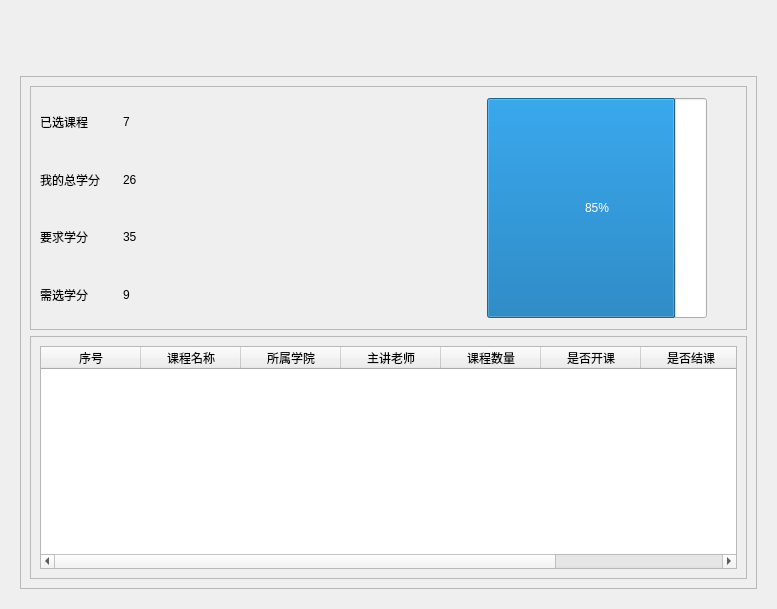
<?xml version="1.0" encoding="UTF-8"?>
<ui version="4.0">
 <class>courseSelectInterface</class>
 <widget class="QWidget" name="courseSelectInterface">
  <property name="geometry">
   <rect>
    <x>0</x>
    <y>0</y>
    <width>777</width>
    <height>609</height>
   </rect>
  </property>
  <property name="windowTitle">
   <string>Form</string>
  </property>
  <layout class="QVBoxLayout" name="verticalLayout">
   <item>
    <widget class="SegmentedWidget" name="SegmentedWidget" native="true">
     <property name="sizePolicy">
      <sizepolicy hsizetype="Expanding" vsizetype="Maximum">
       <horstretch>0</horstretch>
       <verstretch>0</verstretch>
      </sizepolicy>
     </property>
     <property name="minimumSize">
      <size>
       <width>0</width>
       <height>50</height>
      </size>
     </property>
     <property name="maximumSize">
      <size>
       <width>16777215</width>
       <height>200</height>
      </size>
     </property>
    </widget>
   </item>
   <item>
    <widget class="QStackedWidget" name="stackedWidget">
     <property name="currentIndex">
      <number>0</number>
     </property>
     <widget class="QWidget" name="page">
      <layout class="QVBoxLayout" name="verticalLayout_2">
       <item>
        <widget class="ScrollArea" name="scrollArea">
         <property name="widgetResizable">
          <bool>true</bool>
         </property>
         <widget class="QWidget" name="scrollAreaWidgetContents">
          <property name="geometry">
           <rect>
            <x>0</x>
            <y>0</y>
            <width>739</width>
            <height>515</height>
           </rect>
          </property>
          <layout class="QVBoxLayout" name="verticalLayout_4">
           <item>
            <widget class="CardWidget" name="myInfoCardWidget">
             <property name="sizePolicy">
              <sizepolicy hsizetype="Expanding" vsizetype="Expanding">
               <horstretch>0</horstretch>
               <verstretch>0</verstretch>
              </sizepolicy>
             </property>
             <property name="minimumSize">
              <size>
               <width>200</width>
               <height>50</height>
              </size>
             </property>
             <property name="maximumSize">
              <size>
               <width>16777215</width>
               <height>16777215</height>
              </size>
             </property>
             <property name="frameShape">
              <enum>QFrame::StyledPanel</enum>
             </property>
             <property name="frameShadow">
              <enum>QFrame::Raised</enum>
             </property>
             <layout class="QHBoxLayout" name="horizontalLayout_2" stretch="1,1">
              <item>
               <layout class="QVBoxLayout" name="verticalLayout_6">
                <item>
                 <layout class="QHBoxLayout" name="horizontalLayout_5" stretch="2,8">
                  <item>
                   <widget class="StrongBodyLabel" name="label_9">
                    <property name="sizePolicy">
                     <sizepolicy hsizetype="Minimum" vsizetype="Minimum">
                      <horstretch>0</horstretch>
                      <verstretch>0</verstretch>
                     </sizepolicy>
                    </property>
                    <property name="minimumSize">
                     <size>
                      <width>20</width>
                      <height>20</height>
                     </size>
                    </property>
                    <property name="maximumSize">
                     <size>
                      <width>500</width>
                      <height>50</height>
                     </size>
                    </property>
                    <property name="text">
                     <string>已选课程</string>
                    </property>
                   </widget>
                  </item>
                  <item>
                   <widget class="BodyLabel" name="label">
                    <property name="text">
                     <string>7</string>
                    </property>
                   </widget>
                  </item>
                 </layout>
                </item>
                <item>
                 <layout class="QHBoxLayout" name="horizontalLayout_4" stretch="2,8">
                  <item>
                   <widget class="StrongBodyLabel" name="label_2">
                    <property name="text">
                     <string>我的总学分</string>
                    </property>
                   </widget>
                  </item>
                  <item>
                   <widget class="BodyLabel" name="label_4">
                    <property name="text">
                     <string>26</string>
                    </property>
                   </widget>
                  </item>
                 </layout>
                </item>
                <item>
                 <layout class="QHBoxLayout" name="horizontalLayout_3" stretch="2,8">
                  <item>
                   <widget class="StrongBodyLabel" name="label_5">
                    <property name="text">
                     <string>要求学分</string>
                    </property>
                   </widget>
                  </item>
                  <item>
                   <widget class="BodyLabel" name="label_6">
                    <property name="text">
                     <string>35</string>
                    </property>
                   </widget>
                  </item>
                 </layout>
                </item>
                <item>
                 <layout class="QHBoxLayout" name="horizontalLayout" stretch="2,8">
                  <item>
                   <widget class="StrongBodyLabel" name="label_7">
                    <property name="text">
                     <string>需选学分</string>
                    </property>
                   </widget>
                  </item>
                  <item>
                   <widget class="BodyLabel" name="label_8">
                    <property name="text">
                     <string>9</string>
                    </property>
                   </widget>
                  </item>
                 </layout>
                </item>
               </layout>
              </item>
              <item>
               <layout class="QVBoxLayout" name="verticalLayout_7">
                <property name="leftMargin">
                 <number>50</number>
                </property>
                <property name="rightMargin">
                 <number>30</number>
                </property>
                <item>
                 <widget class="ProgressRing" name="progressBar">
                  <property name="sizePolicy">
                   <sizepolicy hsizetype="Expanding" vsizetype="Expanding">
                    <horstretch>0</horstretch>
                    <verstretch>0</verstretch>
                   </sizepolicy>
                  </property>
                  <property name="minimumSize">
                   <size>
                    <width>150</width>
                    <height>150</height>
                   </size>
                  </property>
                  <property name="maximumSize">
                   <size>
                    <width>220</width>
                    <height>220</height>
                   </size>
                  </property>
                  <property name="maximum">
                   <number>35</number>
                  </property>
                  <property name="value">
                   <number>30</number>
                  </property>
                  <property name="alignment">
                   <set>Qt::AlignCenter</set>
                  </property>
                  <property name="textVisible">
                   <bool>true</bool>
                  </property>
                  <property name="orientation">
                   <enum>Qt::Horizontal</enum>
                  </property>
                 </widget>
                </item>
               </layout>
              </item>
             </layout>
            </widget>
           </item>
           <item>
            <widget class="CardWidget" name="tableCardWidget">
             <property name="frameShape">
              <enum>QFrame::StyledPanel</enum>
             </property>
             <property name="frameShadow">
              <enum>QFrame::Raised</enum>
             </property>
             <layout class="QVBoxLayout" name="verticalLayout_5">
              <item>
               <widget class="QTableWidget" name="tableWidget">
                <column>
                 <property name="text">
                  <string>序号</string>
                 </property>
                </column>
                <column>
                 <property name="text">
                  <string>课程名称</string>
                 </property>
                </column>
                <column>
                 <property name="text">
                  <string>所属学院</string>
                 </property>
                </column>
                <column>
                 <property name="text">
                  <string>主讲老师</string>
                 </property>
                </column>
                <column>
                 <property name="text">
                  <string>课程数量</string>
                 </property>
                </column>
                <column>
                 <property name="text">
                  <string>是否开课</string>
                 </property>
                </column>
                <column>
                 <property name="text">
                  <string>是否结课</string>
                 </property>
                </column>
                <column>
                 <property name="text">
                  <string>课程学分</string>
                 </property>
                </column>
               </widget>
              </item>
             </layout>
            </widget>
           </item>
          </layout>
         </widget>
        </widget>
       </item>
      </layout>
     </widget>
     <widget class="QWidget" name="page_2">
      <layout class="QVBoxLayout" name="verticalLayout_3">
       <item>
        <widget class="QFrame" name="courseSelectCard">
         <property name="sizePolicy">
          <sizepolicy hsizetype="Expanding" vsizetype="Expanding">
           <horstretch>0</horstretch>
           <verstretch>0</verstretch>
          </sizepolicy>
         </property>
         <property name="frameShape">
          <enum>QFrame::StyledPanel</enum>
         </property>
         <property name="frameShadow">
          <enum>QFrame::Raised</enum>
         </property>
         <layout class="QVBoxLayout" name="verticalLayout_8" stretch="1,9">
          <item>
           <layout class="QHBoxLayout" name="horizontalLayout_8">
            <item>
             <widget class="LargeTitleLabel" name="label_3">
              <property name="text">
               <string>2024-2025课程选择</string>
              </property>
              <property name="alignment">
               <set>Qt::AlignCenter</set>
              </property>
             </widget>
            </item>
           </layout>
          </item>
          <item>
           <layout class="QHBoxLayout" name="horizontalLayout_6" stretch="2,8">
            <item>
             <layout class="QVBoxLayout" name="verticalLayout_10">
              <item>
               <widget class="ListWidget" name="listWidget">
                <item>
                 <property name="text">
                  <string>开放选课</string>
                 </property>
                 <property name="textAlignment">
                  <set>AlignCenter</set>
                 </property>
                </item>
                <item>
                 <property name="text">
                  <string>未开放选课</string>
                 </property>
                 <property name="textAlignment">
                  <set>AlignCenter</set>
                 </property>
                </item>
               </widget>
              </item>
             </layout>
            </item>
            <item>
             <layout class="QVBoxLayout" name="verticalLayout_9">
              <item>
               <widget class="QStackedWidget" name="stackedWidget_2">
                <property name="currentIndex">
                 <number>0</number>
                </property>
                <widget class="QWidget" name="openCoursePage">
                 <layout class="QVBoxLayout" name="verticalLayout_11">
                  <item>
                   <layout class="QHBoxLayout" name="horizontalLayout_10">
                    <item>
                     <widget class="LineEdit" name="collegeLineEdit">
                      <property name="maximumSize">
                       <size>
                        <width>200</width>
                        <height>16777215</height>
                       </size>
                      </property>
                     </widget>
                    </item>
                    <item>
                     <widget class="DoubleSpinBox" name="doubleSpinBox">
                      <property name="decimals">
                       <number>1</number>
                      </property>
                      <property name="singleStep">
                       <double>0.500000000000000</double>
                      </property>
                     </widget>
                    </item>
                    <item>
                     <widget class="ComboBox" name="openCourseBox">
                      <property name="currentText">
                       <string/>
                      </property>
                     </widget>
                    </item>
                    <item>
                     <widget class="ToolButton" name="openCourseSearchButton">
                      <property name="sizePolicy">
                       <sizepolicy hsizetype="Expanding" vsizetype="Maximum">
                        <horstretch>0</horstretch>
                        <verstretch>0</verstretch>
                       </sizepolicy>
                      </property>
                      <property name="maximumSize">
                       <size>
                        <width>50</width>
                        <height>50</height>
                       </size>
                      </property>
                      <property name="text">
                       <string/>
                      </property>
                     </widget>
                    </item>
                   </layout>
                  </item>
                  <item>
                   <widget class="TableView" name="tableView"/>
                  </item>
                 </layout>
                </widget>
                <widget class="QWidget" name="notOpenCoursePage">
                 <layout class="QVBoxLayout" name="verticalLayout_12" stretch="0,0">
                  <item>
                   <layout class="QHBoxLayout" name="horizontalLayout_9">
                    <item>
                     <widget class="LineEdit" name="lineEdit">
                      <property name="maximumSize">
                       <size>
                        <width>200</width>
                        <height>16777215</height>
                       </size>
                      </property>
                     </widget>
                    </item>
                    <item>
                     <widget class="DoubleSpinBox" name="doubleSpinBox_2">
                      <property name="decimals">
                       <number>1</number>
                      </property>
                      <property name="singleStep">
                       <double>0.500000000000000</double>
                      </property>
                     </widget>
                    </item>
                    <item>
                     <widget class="ComboBox" name="comboBox"/>
                    </item>
                    <item>
                     <widget class="ToolButton" name="notOpenSearchButton">
                      <property name="sizePolicy">
                       <sizepolicy hsizetype="Expanding" vsizetype="Maximum">
                        <horstretch>0</horstretch>
                        <verstretch>0</verstretch>
                       </sizepolicy>
                      </property>
                      <property name="maximumSize">
                       <size>
                        <width>50</width>
                        <height>50</height>
                       </size>
                      </property>
                      <property name="text">
                       <string/>
                      </property>
                     </widget>
                    </item>
                   </layout>
                  </item>
                  <item>
                   <widget class="TableView" name="tableView_2"/>
                  </item>
                 </layout>
                </widget>
               </widget>
              </item>
             </layout>
            </item>
           </layout>
          </item>
         </layout>
        </widget>
       </item>
      </layout>
     </widget>
    </widget>
   </item>
  </layout>
 </widget>
 <customwidgets>
  <customwidget>
   <class>CardWidget</class>
   <extends>QFrame</extends>
   <header>qfluentwidgets</header>
   <container>1</container>
  </customwidget>
  <customwidget>
   <class>ListWidget</class>
   <extends>QListWidget</extends>
   <header>qfluentwidgets</header>
  </customwidget>
  <customwidget>
   <class>SegmentedWidget</class>
   <extends>QWidget</extends>
   <header>qfluentwidgets</header>
   <container>1</container>
  </customwidget>
  <customwidget>
   <class>ScrollArea</class>
   <extends>QScrollArea</extends>
   <header>qfluentwidgets</header>
   <container>1</container>
  </customwidget>
  <customwidget>
   <class>ToolButton</class>
   <extends>QToolButton</extends>
   <header>qfluentwidgets</header>
  </customwidget>
  <customwidget>
   <class>BodyLabel</class>
   <extends>QLabel</extends>
   <header>qfluentwidgets</header>
  </customwidget>
  <customwidget>
   <class>StrongBodyLabel</class>
   <extends>QLabel</extends>
   <header>qfluentwidgets</header>
  </customwidget>
  <customwidget>
   <class>LargeTitleLabel</class>
   <extends>QLabel</extends>
   <header>qfluentwidgets</header>
  </customwidget>
  <customwidget>
   <class>ProgressRing</class>
   <extends>QProgressBar</extends>
   <header>qfluentwidgets</header>
  </customwidget>
  <customwidget>
   <class>LineEdit</class>
   <extends>QLineEdit</extends>
   <header>qfluentwidgets</header>
  </customwidget>
  <customwidget>
   <class>ComboBox</class>
   <extends>QComboBox</extends>
   <header>qfluentwidgets</header>
  </customwidget>
  <customwidget>
   <class>TableView</class>
   <extends>QTableView</extends>
   <header>qfluentwidgets</header>
  </customwidget>
  <customwidget>
   <class>DoubleSpinBox</class>
   <extends>QDoubleSpinBox</extends>
   <header>qfluentwidgets</header>
  </customwidget>
 </customwidgets>
 <resources/>
 <connections/>
</ui>
